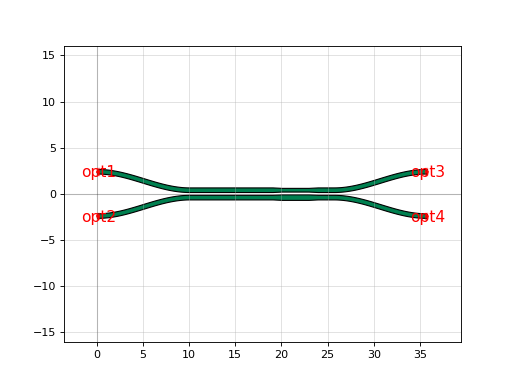

The script that drew this image:
import ubcpdk

c = ubcpdk.components.dc_broadband_tm()
c.plot()
